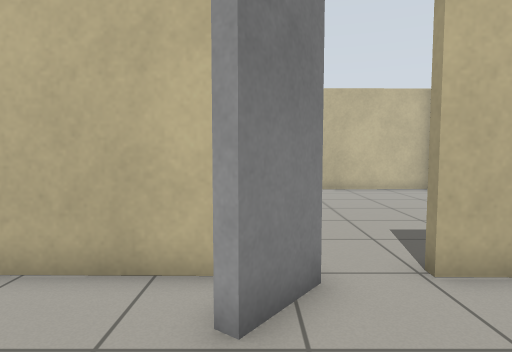
View 1 (above)

13 first-person views from a walk through a world built for the Gazebo simulator. The camera is 0.92 m above the floor, tilts 4° down and sees 75° across. The floor is counted in squares, 0.5 m on a side. Each view is taken from the middle of a square. On the plan, view 1 faces up. The plan holds only what a view shows up to about 17 squares ahead; the rest is blank.

View 2
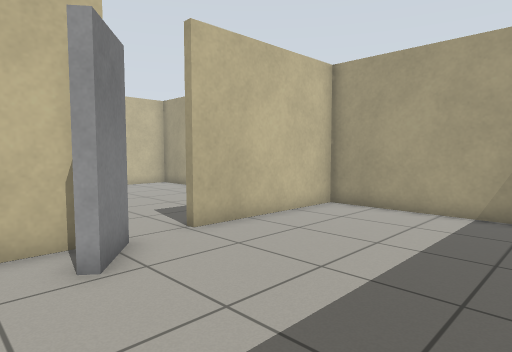

View 3
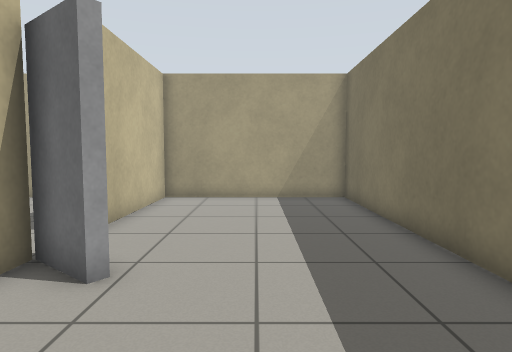

View 4
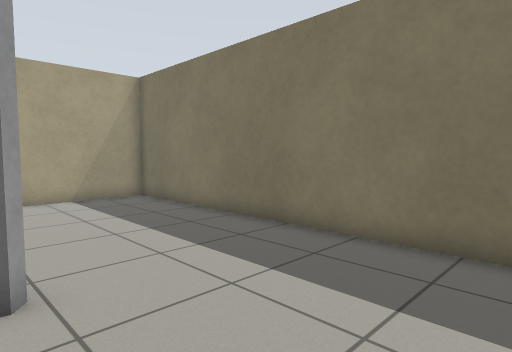

View 5
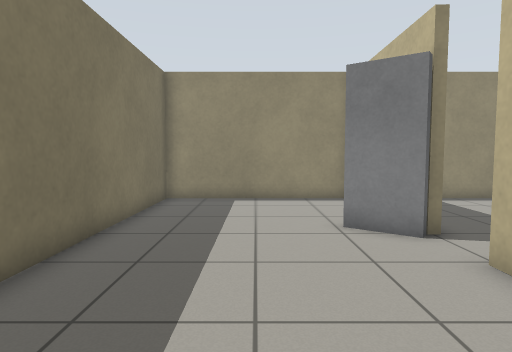

View 6
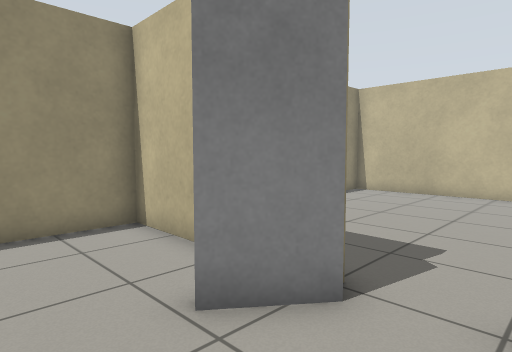

View 7
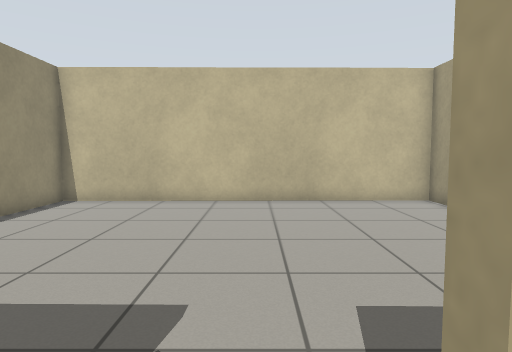

View 8
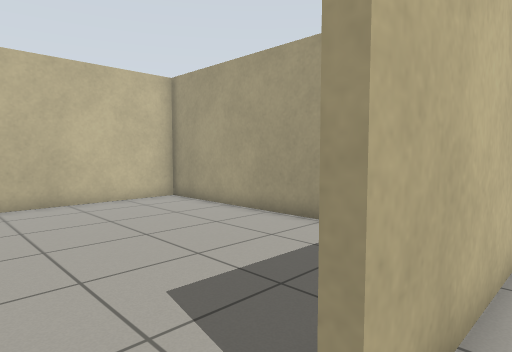

View 9
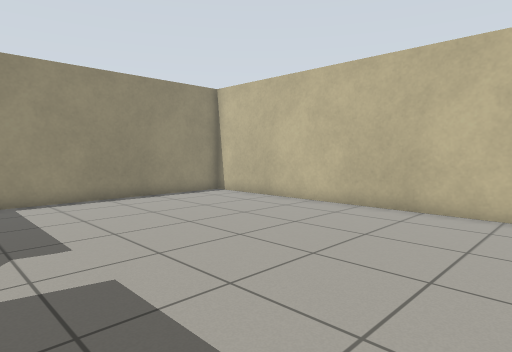

View 10
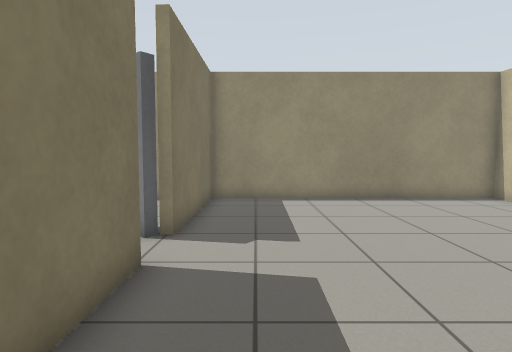

View 11
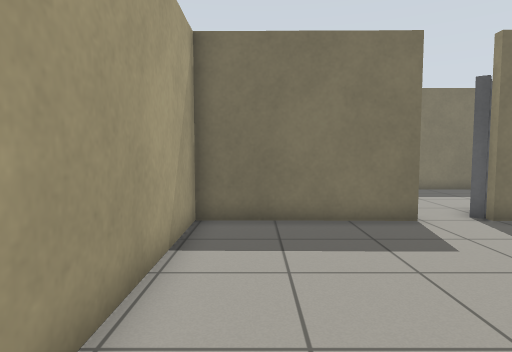

View 12
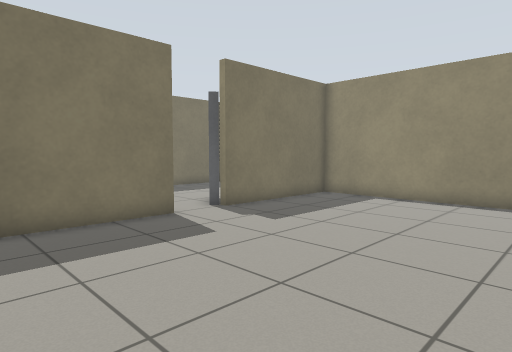

View 13
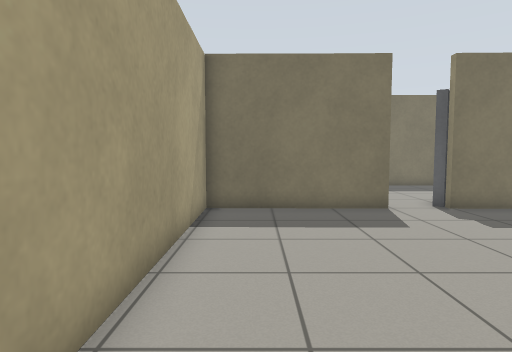

### Floor plan
Points are (right, up) in squares from view 1. A wall is a line through its corners. A room is listed if a view was taken in it or the views show most of it. See-through windows are left out.
Room 1 (views 1, 2, 3, 4, 5, 6, 7, 8)
walls: (0.7, 4.8) (-5.3, 4.9) (-5.3, -2.6) (8.7, -2.7) (8.7, 4.7) (2.6, 4.8) (2.6, 5.1)
ways out: opening at (1.5, 5) to room 2
objects: door leaf (0, 3) to (1, 5)
Room 2 (views 9, 10, 11, 12, 13)
walls: (2.6, 5.1) (8.7, 5) (8.7, 16.7) (-5.3, 16.6) (-5.3, 5.2) (0.7, 5.1)
ways out: opening at (1.5, 5) to room 1

Where each view was taken, in squares from view 1:
view 1: 0 up, 0 right, facing up
view 2: 2 down, 2 left, facing up-right
view 3: 1 up, 5 left, facing right
view 4: 4 up, 5 left, facing down-right
view 5: 1 up, 8 right, facing left
view 6: 1 up, 3 right, facing up-left
view 7: 4 up, 2 right, facing up
view 8: 4 up, 1 right, facing up-right
view 9: 6 up, 8 right, facing up-left
view 10: 7 up, 8 right, facing left
view 11: 14 up, 7 right, facing down
view 12: 14 up, 8 right, facing down-left
view 13: 16 up, 7 right, facing down
